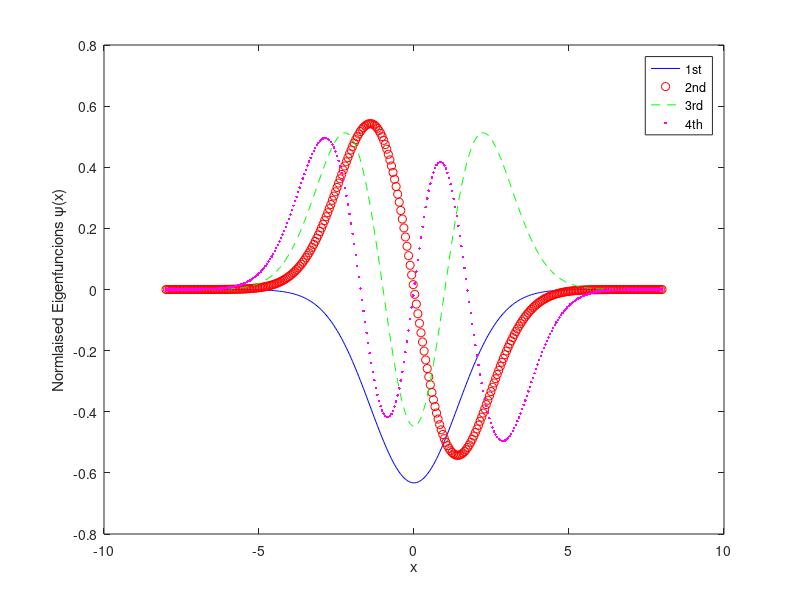
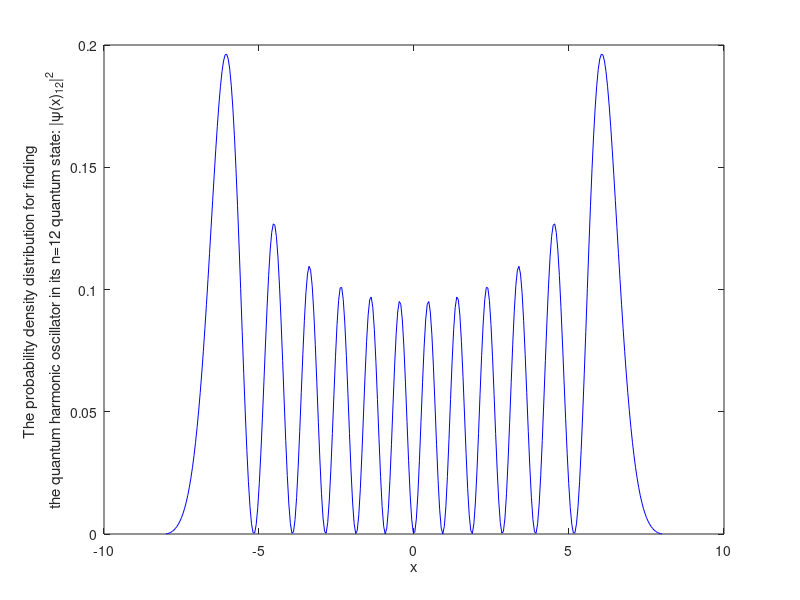

MATLAB code to generate these figures, in order:


clear all; %clear all previously defined variables
close all; %close all previosly defined figures


% %%%Damped Harmonic Oscillator
% %----------------------------
% %In classical mechanics, a harmonic oscillator is a system that, 
% %when displaced from its equilibrium position, experiences a restoring 
% %force F proportional to the displacement x.
% 
% %If F is the only force acting on the system, the system is called a simple
% %harmonic oscillator, and it undergoes simple harmonic motion: sinusoidal
% %oscillations about the equilibrium point, with a constant amplitude and 
% %a constant frequency (which does not depend on the amplitude).
% 
% %If a frictional force (damping) proportional to the velocity is also
% %present, the harmonic oscillator is described as a damped oscillator.
% 
% %define natural frequency 
% w = 2*pi;
% 
% %define damping ratio
% d = 0.50;
% 
% %initial conditions of the position and its first drivative
% y0 = [2,0];
% 
% %Time variable
% tmin=0; %minimum time
% tmax=10; %maximum time
% tspan = [tmin tmax];
% 
% %solve ODE using explicit Runge-Kutta (4,5)
% [Time,Position] = ode45('BVP_rhs',tspan,y0,[],d,w);
% 
% %plotting
% plot(Time,Position(:,1),'-o',Time,Position(:,2),'-o')
% title('Solution of Damped Harmonic Oscillator with ODE45');
% xlabel('Time');
% ylabel('Solution');
% legend('Position','Velocity')


% %%%Van Der Pol Equation
% %----------------------
% %Definition:
% %In dynamics, the Van der Pol oscillator is a non-conservative oscillator 
% %with non-linear damping. It evolves in time according to a second-order 
% %ordinary differential equation
% 
% %define the  scalar parameter indicating the nonlinearity and the strength 
% %of the damping.
% mu = 1;
% 
% %initial conditions of the position and its first drivative
% y0 = [2,0];
% 
% %Time variable
% tmin=0; %minimum time
% tmax=20; %maximum time
% tspan = [tmin tmax];
% 
% %solve ODE using explicit Runge-Kutta (4,5)
% [Time,Position] = ode45('BVP_rhs',tspan,y0,[],mu);
% 
% %plotting
% plot(Time,Position(:,1),'-o',Time,Position(:,2),'-o')
% title('Solution of van der Pol Equation (\mu = 1) with ODE45');
% xlabel('Time');
% ylabel('Solution');
% legend('Position','Velocity')


%%%Quantum Harmonic Oscillator 
%-----------------------------
%Definition: 
%The quantum harmonic oscillator is the quantum-mechanical 
%analog of the classical harmonic oscillator. Because an arbitrary smooth 
%potential can usually be approximated as a harmonic potential at the 
%vicinity of a stable equilibrium point, it is one of the most important 
%model systems in quantum mechanics. Furthermore, it is one of the few 
%quantum-mechanical systems for which an exact, analytical solution is 
%known.

%Spatial variable
L=8; %spatial domain
dq=0.05; %spatial step size
qmin=-L; %minimum boundary
qmax=L; %maximum boundary 
N=(qmax-qmin)/dq; %number of spatial points
q=linspace(qmin,qmax,N); %spatial vector

%Define the harmonic oscillator length scale
alpha = 0.255; 

% Constructing the spatial matrix using Finite-Difference Method (FDM)
A=zeros(N,N); %matrix of zero elements
%the diagonal elements
        for n=1:N  %the number of colomns/rows
             A(n,n) = 2/dq^2 + alpha * q(n)^2;  %the value of each diagonal element 
        end

    %the off-diagonal elements
    for n=1:N-1       
        A(n+1,n) = -1/dq^2; %the value of each lower off-diagonal element
    end 
    for n=2:N        
        A(n-1,n) = -1/dq^2; %the value of each upper off-diagonal element
    end

%computing eigenfunctions and eigenvalues
[Eigen_Fun,Eigen_Val] = eig(A);
D=diag(Eigen_Val); %eigenvalues

%normalisation
%1st mode
norm1 = trapz(q,Eigen_Fun(:,1).*Eigen_Fun(:,1));
Eigen_Fun1 = Eigen_Fun(:,1)/sqrt(norm1);
%2nd mode
norm2 = trapz(q,Eigen_Fun(:,2).*Eigen_Fun(:,2));
Eigen_Fun2 = Eigen_Fun(:,2)/sqrt(norm2);
%3rd mode
norm3 = trapz(q,Eigen_Fun(:,3).*Eigen_Fun(:,3));
Eigen_Fun3 = Eigen_Fun(:,3)/sqrt(norm3);
%4th mode
norm4 = trapz(q,Eigen_Fun(:,4).*Eigen_Fun(:,4));
Eigen_Fun4 = Eigen_Fun(:,4)/sqrt(norm4);

%plotting
%First four normalised eigenfunctions 
figure(1)
plot(q,Eigen_Fun1,'b',q,Eigen_Fun2,'ro',...
    q,Eigen_Fun3,'g--',q,Eigen_Fun4,'m.','linewidth',2)
xlabel('x')
ylabel('Normlaised Eigenfuncions \psi(x)')
legend('1st','2nd','3rd','4th')
%the probability density distribution of the quantum state n=12
figure(2)
norm12 = trapz(q,Eigen_Fun(:,12).*Eigen_Fun(:,12));
Eigen_Fun12 = Eigen_Fun(:,12)/sqrt(norm12);
plot(q,abs(Eigen_Fun12).^2,'b')
xlabel('x')
ylabel({'The probability density distribution for finding ';...
    'the quantum harmonic oscillator in its n=12 quantum state: |\psi(x)_{12}|^2'})
